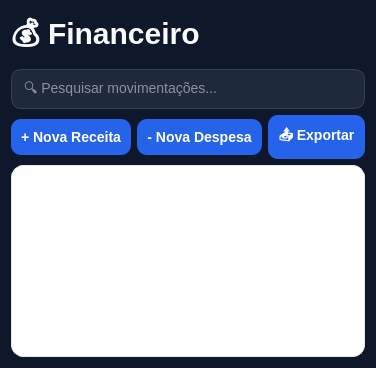
<?xml version="1.0" encoding="UTF-8"?>
<ui version="4.0">
 <class>FinanceiroPage</class>
 <widget class="QWidget" name="FinanceiroPage">
  <property name="styleSheet">
   <string>
QWidget {
    background-color: #0F172A;
    color: #F8FAFC;
    font-family: Segoe UI;
}

QLabel#tituloFinanceiro {
    font-size: 30px;
    font-weight: bold;
    color: #F8FAFC;
}

QLineEdit {
    background-color: #1E293B;
    color: #F8FAFC;
    border: 1px solid #334155;
    border-radius: 10px;
    padding: 10px;
    font-size: 14px;
}

QPushButton {
    background-color: #2563EB;
    color: white;
    border-radius: 10px;
    padding: 10px;
    font-size: 14px;
    font-weight: bold;
}

QPushButton:hover {
    background-color: #1D4ED8;
}

QTableWidget {
    background-color: #FFFFFF;
    color: #111827;
    border: 1px solid #E5E7EB;
    border-radius: 12px;
    gridline-color: #F1F5F9;
    font-size: 13px;
    alternate-background-color: #F8FAFC;
    selection-background-color: #DBEAFE;
    selection-color: #111827;
}

QHeaderView::section {
    background-color: #2563EB;
    color: white;
    border: none;
    padding: 8px;
    font-size: 13px;
    font-weight: bold;
}
   </string>
  </property>

  <layout class="QVBoxLayout" name="mainLayout">
   <item>
    <widget class="QLabel" name="tituloFinanceiro">
     <property name="text">
      <string>💰 Financeiro</string>
     </property>
    </widget>
   </item>

   <item>
    <widget class="QLineEdit" name="inputPesquisa">
     <property name="placeholderText">
      <string>🔍 Pesquisar movimentações...</string>
     </property>
    </widget>
   </item>

   <item>
    <layout class="QHBoxLayout" name="botoesLayout">
     <item>
      <widget class="QPushButton" name="btnNovaReceita">
       <property name="text">
        <string>+ Nova Receita</string>
       </property>
      </widget>
     </item>
     <item>
      <widget class="QPushButton" name="btnNovaDespesa">
       <property name="text">
        <string>- Nova Despesa</string>
       </property>
      </widget>
     </item>
     <item>
      <widget class="QPushButton" name="btnExportar">
       <property name="text">
        <string>📤 Exportar</string>
       </property>
      </widget>
     </item>
    </layout>
   </item>

   <item>
    <widget class="QTableWidget" name="tabelaFinanceiro"/>
   </item>
  </layout>
 </widget>
 <resources/>
 <connections/>
</ui>
